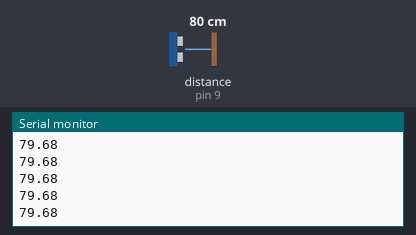
The sketch below on a simulated Arduino Uno, built with avr-gcc and run on an emulated ATmega328P. Shown: the last lines printed to the serial monitor. Wiring (inferred from the names in the program): ultrasonic range finder: trigger pin 8; echo pin 9. The inputs (shaded band) are chosen by the test bench; at power-on: distance to the obstacle (sensor on pin 9) 80 cm. The echo pulse lasts 58.3 µs per cm.

Above: at 1.2 s.
1.3 s: distance to the obstacle (sensor on pin 9) set to 2 cm
At 1.38 s:
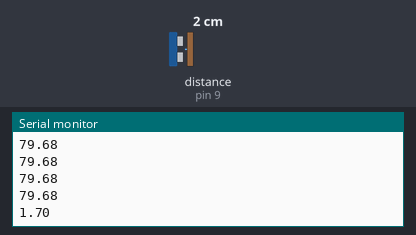
2.8 s: distance to the obstacle (sensor on pin 9) set to 4 cm
At 2.89 s:
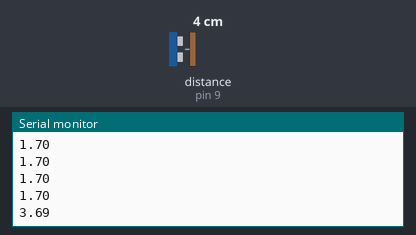
Timing chart, 0 to 5.8 s (numbered marks = the images above; inputs shaded):
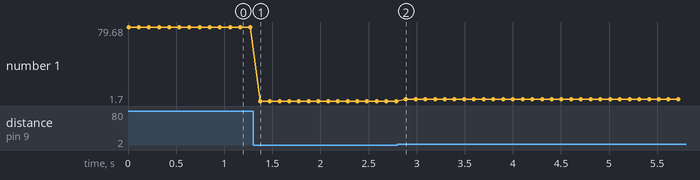

Measured:
- after the input at 1.3 s, the serial monitor: prints a new line after 0.07 s (image 1)
- after the input at 2.8 s, the serial monitor: prints a new line after 0.09 s (image 2)
- plotted number 1: 79.68 → 1.7 after the input at 1.3 s, 1.7 → 3.69 after the input at 2.8 s

The sketch:

Ultrasoundsensor.ino
```cpp
const int echoPin = 9; // Echo pin connected to pin 9
const int trigPin = 8; // Trigger pin connected to pin 8

void setup() {
  // Initialize serial communication:
  Serial.begin(9600);

  // Set echoPin as input and trigPin as output:
  pinMode(echoPin, INPUT);
  pinMode(trigPin, OUTPUT);
}

void loop() {
  // Send a 10 microsecond pulse to the trigger pin:
  digitalWrite(trigPin, HIGH);
  delayMicroseconds(10);
  digitalWrite(trigPin, LOW);

  // Read the time it takes for the echo to be received:
  float time = pulseIn(echoPin, HIGH);

  // Calculate the distance:
  // Speed of sound in air is approximately 343 meters per second (34300 cm/s)
  // distance = (speed * time) / 2
  // time is in microseconds, so we need to convert speed to cm/us: 34300 cm/s = 0.0343 cm/us
  float distance = (time * 0.0343) / 2;

  // Print the distance to the serial monitor:
  Serial.println(distance);

  // Small delay before the next measurement:
  delay(100);
}
```
